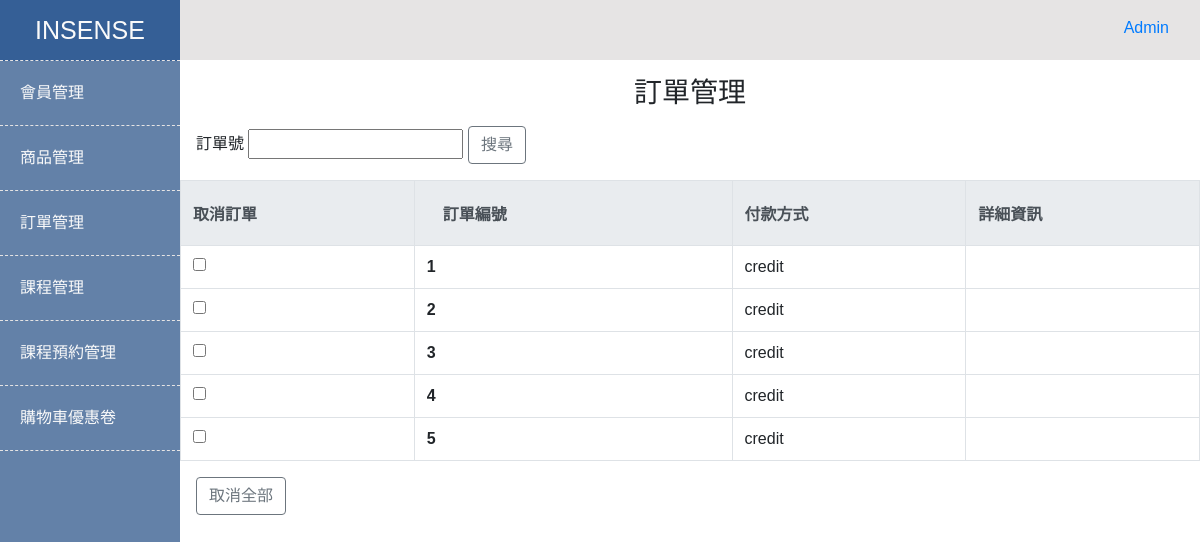
The page /backStage/checkSearch.php (signed in) on the database its author committed.
### tables this page shows
CREATE TABLE `orders` (
  `orderId` int(11) NOT NULL COMMENT '流水號',
  `orderCode` varchar(100) NOT NULL COMMENT '訂單編號',
  `username` varchar(50) DEFAULT NULL COMMENT '使用者帳號',
  `orderPrice` int(100) DEFAULT NULL,
  `orderStatus` varchar(100) DEFAULT NULL COMMENT '訂單狀態',
  `paymentTypeId` int(11) DEFAULT NULL COMMENT '付款方式',
  `couponId` varchar(10) DEFAULT NULL COMMENT '優惠券編號',
  `created_at` datetime NOT NULL DEFAULT CURRENT_TIMESTAMP COMMENT '新增時間',
  `updated_at` datetime NOT NULL DEFAULT CURRENT_TIMESTAMP ON UPDATE CURRENT_TIMESTAMP COMMENT '更新時間'
);

CREATE TABLE `payment_types` (
  `paymentTypeId` int(11) NOT NULL COMMENT '流水號',
  `paymentTypeName` varchar(100) DEFAULT NULL COMMENT '付款方式名稱',
  `paymentTypeImg` varchar(100) DEFAULT NULL COMMENT '付款方式圖片名稱',
  `created_at` datetime NOT NULL DEFAULT CURRENT_TIMESTAMP COMMENT '新增時間',
  `updated_at` datetime NOT NULL DEFAULT CURRENT_TIMESTAMP ON UPDATE CURRENT_TIMESTAMP COMMENT '更新時間'
);

### backStage/checkSearch.php (the view, shortened to what this page needs)
<?php
require_once('../templates/header.php');
require_once('../templates/leftSideBar.php');
require_once('../templates/rightContainer.php');
?>
        <h3 class="pt-3 pb-2 d-flex justify-content-center">訂單管理</h3>
            <form name="myForm" method="POST" action="./checkSearch.php" class="ml-3">
           訂單號  <input type="text" name="checkSearch" required >
            <tr>
                <td class="border" colspan="2">
                    <button class="btn btn-outline-secondary" type="submit" name="smb_add">
                     搜尋
                    </button>
                </td>
            </tr>
            </form>
            <form name="myForm" method="POST" action="./deleteCheck.php">
                <table class="border table table-hover">
                    <thead class="thead-light">
                        <tr>
                        <th scope="col" class="border">
                                <div class="py-2 text-uppercase">取消訂單</div>
                            </th>
                            <th scope="col" class="border">
                                <div class="p-2 px-3 text-uppercase">訂單編號</div>
                            </th>
                            <th scope="col" class="border">
                                <div class="py-2 text-uppercase">付款方式</div>
                            </th>
                            <th scope="col" class="border">
                                <div class="py-2 text-uppercase">詳細資訊</div>
                            </th>
                        </tr>
                    </thead>
                    <tbody>
                        <?php
                            $string=$_POST['checkSearch'];
                            $sqlOrder = "SELECT `orders`.`orderId`,`orders`.`created_at`,`orders`.`updated_at`,`payment_types`.`paymentTypeName`
                            FROM `orders` INNER JOIN `payment_types`
                            ON `orders`.`paymentTypeId` = `payment_types`.`paymentTypeId`
                             WHERE `orderId` LIKE '%{$string}%'
                            ORDER BY `orders`.`orderId`";
                                    $stmtOrder = $pdo->prepare($sqlOrder);
                        $stmtOrder->execute();
                        if ($stmtOrder->rowCount() > 0) {
                            $arrOrders = $stmtOrder->fetchAll(PDO::FETCH_ASSOC);
                            for ($i = 0; $i < count($arrOrders); $i++) {
                        ?>
                                <tr>
                                   <td class="border">
                                     <input type="checkbox" name="chk[]"  class="check" value="<?php echo $arrOrders[$i]["orderId"]; ?>" />
                                   </td>
                                    <th scope="row" class="border"><?php echo $arrOrders[$i]["orderId"] ?>
                                    </th>
                                    <td class="border"><?php echo $arrOrders[$i]["paymentTypeName"] ?>
                                    </td>
                                    <td class="border">
                                    </td>
                                </tr>
                        <?php
                            }
                        }
                        ?>
                    </tbody>
                </table>
                <form name="myForm" method="GET" action="./Alldelete.php">
                <td class="border" colspan="2">
                    <button class="btn btn-outline-secondary ml-3" type="submit" name="smb_add">
                    取消全部
                    </button>
                 </td>
                 </form>
        </div>
<?php
require_once('../templates/footer.php');
?>

### backstageCss/style.css (style rules this page uses)
:root { --main-bg-white: #FAFAFA; --nav-bg-grey: #6c6c6d; --main-text-black: #000008; --main-logo-blue: #6381a8; --main-light-blue: #ACC5E1; --main-padding-grey: rgb(230, 228, 228); }
body { overflow-x: hidden; font-family: 'Noto Sans TC', sans-serif; font-size: 16px; }

### rows shown on the page
orders: orderId "1", paymentTypeId.paymentTypeName "credit"
orders: orderId "2", paymentTypeId.paymentTypeName "credit"
orders: orderId "3", paymentTypeId.paymentTypeName "credit"
orders: orderId "4", paymentTypeId.paymentTypeName "credit"
orders: orderId "5", paymentTypeId.paymentTypeName "credit"
